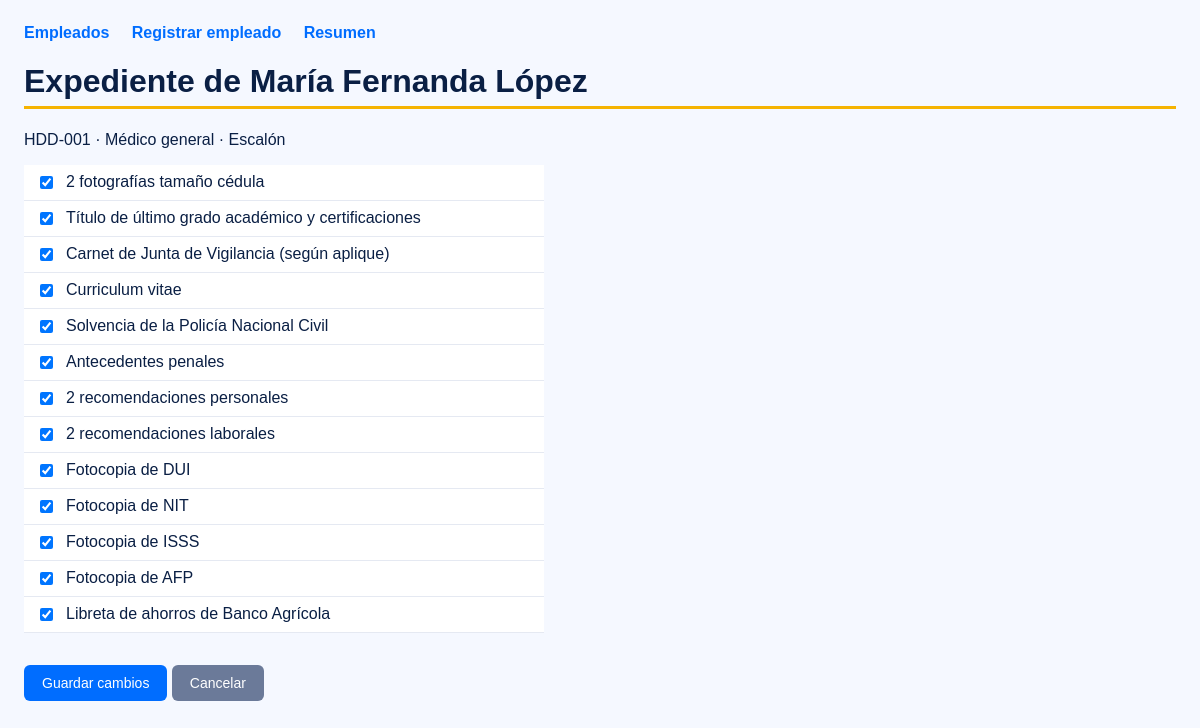
/empleados/editar/1, run on the app's committed database.
### tables this page shows
CREATE TABLE empleados (
    id INTEGER PRIMARY KEY AUTOINCREMENT,
    codigo TEXT NOT NULL UNIQUE,
    nombre TEXT NOT NULL,
    puesto TEXT NOT NULL,
    area TEXT NOT NULL,
    sucursal TEXT NOT NULL,
    fecha_ingreso TEXT NOT NULL
);

CREATE TABLE expediente (
    empleado_id INTEGER NOT NULL,
    documento_id INTEGER NOT NULL,
    entregado INTEGER NOT NULL DEFAULT 0,
    PRIMARY KEY (empleado_id, documento_id),
    FOREIGN KEY (empleado_id) REFERENCES empleados(id) ON DELETE CASCADE,
    FOREIGN KEY (documento_id) REFERENCES documentos(id)
);

CREATE TABLE documentos (
    id INTEGER PRIMARY KEY AUTOINCREMENT,
    nombre TEXT NOT NULL
);

### app.py (the view, shortened to what this page needs)
@app.route("/empleados/editar/<int:emp_id>", methods=["GET", "POST"])
def editar(emp_id):
    conexion = conectar()
    empleado = conexion.execute("SELECT * FROM empleados WHERE id = ?", (emp_id,)).fetchone()
    if empleado is None:
        conexion.close()
        abort(404)
    docs = conexion.execute("""
        SELECT d.id, d.nombre, x.entregado
        FROM expediente x JOIN documentos d ON d.id = x.documento_id
        WHERE x.empleado_id = ? ORDER BY d.id
    """, (emp_id,)).fetchall()
    error = ""
    conexion.close()
    return render_template("expediente.html", empleado=empleado, docs=docs, error=error)

### app.py (called while the page is built)
def conectar():
    conexion = sqlite3.connect("hospital.db")
    conexion.row_factory = sqlite3.Row
    conexion.execute("PRAGMA foreign_keys = ON")
    return conexion

### templates/expediente.html (shortened to what this page needs)
{% extends "base.html" %}
{% block contenido %}
<h1>Expediente de {{ empleado.nombre }}</h1>
<p>{{ empleado.codigo }} · {{ empleado.puesto }} · {{ empleado.sucursal }}</p>
<form method="POST" action="/empleados/editar/{{ empleado.id }}">
  <ul class="checklist">
    {% for d in docs %}
    <li>
      <input type="checkbox" id="doc{{ d.id }}" name="doc" value="{{ d.id }}" {% if d.entregado %}checked{% endif %}>
      <label for="doc{{ d.id }}">{{ d.nombre }}</label>
    </li>
    {% endfor %}
  </ul>
  <button type="submit">Guardar cambios</button>
  <a class="boton secundario" href="/empleados">Cancelar</a>
</form>
{% endblock %}

### static/style.css (style rules this page uses)
body { font-family: Arial, sans-serif; background: #f5f8ff; color: #0a1f44; margin: 0; padding: 24px; }
h1 { border-bottom: 3px solid #f5b301; padding-bottom: 6px; }
label { display: block; margin-top: 12px; }
button, .boton { display: inline-block; margin-top: 16px; padding: 10px 18px; background: #006dff; color: #ffffff; border: 0; border-radius: 6px; cursor: pointer; text-decoration: none; font-size: 14px; }
.secundario { background: #6b7a99; }
.checklist { list-style: none; padding: 0; max-width: 520px; background: #ffffff; }
.checklist li { padding: 8px 12px; border-bottom: 1px solid #e5e9f2; display: flex; align-items: center; }
.checklist label { display: inline; margin: 0 0 0 10px; cursor: pointer; }

### data on the page
empleados: nombre "María Fernanda López", codigo "HDD-001", puesto "Médico general", sucursal "Escalón"
expediente: entregado "☑", nombre "2 fotografías tamaño cédula"
expediente: entregado "☑", nombre "Título de último grado académico y certificaciones"
expediente: entregado "☑", nombre "Carnet de Junta de Vigilancia (según aplique)"
expediente: entregado "☑", nombre "Curriculum vitae"
expediente: entregado "☑", nombre "Solvencia de la Policía Nacional Civil"
expediente: entregado "☑", nombre "Antecedentes penales"
expediente: entregado "☑", nombre "2 recomendaciones personales"
expediente: entregado "☑", nombre "2 recomendaciones laborales"
expediente: entregado "☑", nombre "Fotocopia de DUI"
expediente: entregado "☑", nombre "Fotocopia de NIT"
expediente: entregado "☑", nombre "Fotocopia de ISSS"
expediente: entregado "☑", nombre "Fotocopia de AFP"
expediente: entregado "☑", nombre "Libreta de ahorros de Banco Agrícola"
